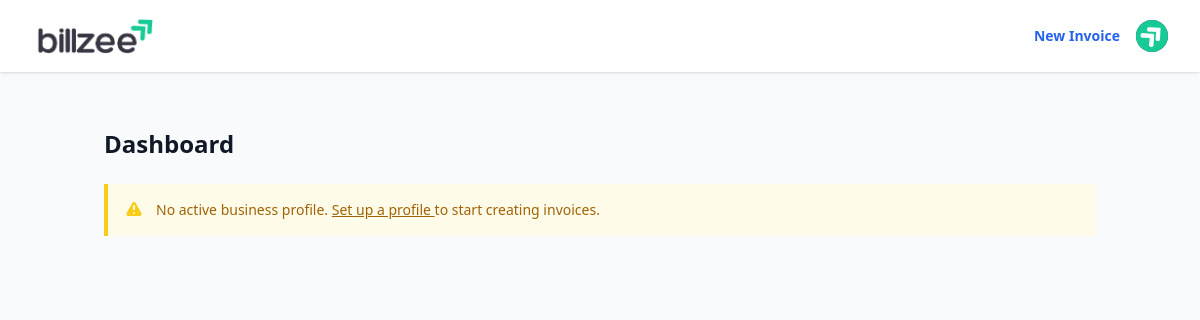
Page / (signed in) on the earlier database version.
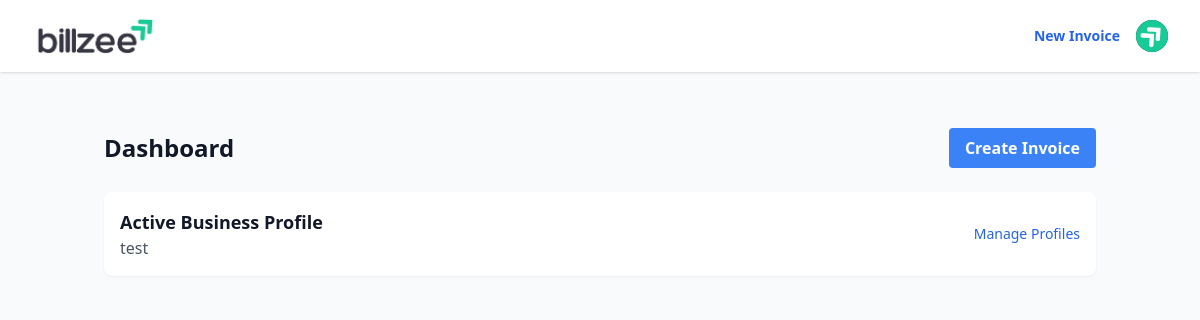
Same page on the later database version.
### users/models.py (models this page shows, shortened)
class Profile(models.Model):
    user = models.ForeignKey(CustomUser, on_delete=models.CASCADE, related_name='profiles')
    is_active = models.BooleanField(default=False)
    company_name = models.CharField(max_length=100)
    company_email = models.EmailField()
    password = models.CharField(max_length=128, default='')
    phone_number = models.CharField(max_length=20)
    address = models.TextField()
    city = models.CharField(max_length=100, blank=True)
    state = models.CharField(max_length=100, blank=True)
    country = models.CharField(max_length=100)
    pin_or_zip = models.CharField(max_length=20, blank=True)
    gst_id = models.CharField(max_length=20, blank=True)
    created_at = models.DateTimeField(auto_now_add=True)
    updated_at = models.DateTimeField(auto_now=True)
    class Meta:
        constraints = [
            models.UniqueConstraint(
                fields=['user', 'is_active'],
                condition=models.Q(is_active=True),
                name='unique_active_profile'
            )
        ]

### invoices/views.py (the view)
# urls.py: path('', login_required(dashboard), name='home'),
@login_required
def dashboard(request):
    active_profile = Profile.objects.filter(user=request.user, is_active=True).first()
    if active_profile:
        invoices = Invoice.objects.filter(profile=active_profile)
        search_query = request.GET.get('search', '')
        if search_query:
            invoices = invoices.filter(
                Q(invoice_id__icontains=search_query) |
                Q(customer_name__icontains=search_query)
            )
        allowed_sort_fields = ['invoice_id', 'customer_name', 'total_amount', 'status', 'due_date']
        sort_by = request.GET.get('sort_by')
        order = request.GET.get('order', 'asc')
        if sort_by in allowed_sort_fields:
            ordering = sort_by if order == 'asc' else f"-{sort_by}"
        else:
            ordering = '-created_at'
        invoices = invoices.order_by(ordering)
    else:
        invoices = Invoice.objects.none()
    return render(request, 'invoices/dashboard.html', {
        'invoices': invoices,
        'active_profile': active_profile,
        'title': 'Dashboard'
    })

### templates/invoices/dashboard.html (shortened to what this page needs)
{% extends 'base.html' %}
{% load static %}
{% block content %}
<div class="container mx-auto px-4 py-8">
    <div class="flex justify-between items-center mb-6">
        <h1 class="text-2xl font-bold text-gray-900">Dashboard</h1>
        {% if active_profile %}
        <a href="{% url 'invoices:create' %}" class="bg-blue-500 hover:bg-blue-600 text-white font-semibold py-2 px-4 rounded">
            Create Invoice
        </a>
        {% endif %}
    </div>
    {% if active_profile %}
    <div class="bg-white rounded-lg shadow-sm p-4 mb-6">
        <div class="flex items-center justify-between align-middle ">
            <div>
                <h2 class="text-lg font-semibold text-gray-900">Active Business Profile</h2>
                <p class="text-gray-600">{{ active_profile.company_name }}</p>
            </div>
            <a href="{% url 'users:profile_list' %}" class="text-blue-600 hover:text-blue-800 text-sm">
                Manage Profiles
            </a>
        </div>
    </div>
    {% else %}
    <div class="bg-yellow-50 border-l-4 border-yellow-400 p-4 mb-6">
        <div class="flex">
            <div class="flex-shrink-0">
            </div>
            <div class="ml-3">
                <p class="text-sm text-yellow-700">
                    No active business profile.
                    <a href="{% url 'users:profile_list' %}" class="font-medium underline text-yellow-700 hover:text-yellow-600">
                        Set up a profile
                    </a>
                    to start creating invoices.
                </p>
            </div>
        </div>
    </div>
    {% endif %}
{% endblock %}

Differences in the rows shown:
added Profile: company_name "test"
Other differences:
text no longer shown: "No active business profile. Set up a profile to start creating invoices."
text now shown: "Create Invoice Active Business Profile Manage Profiles"
